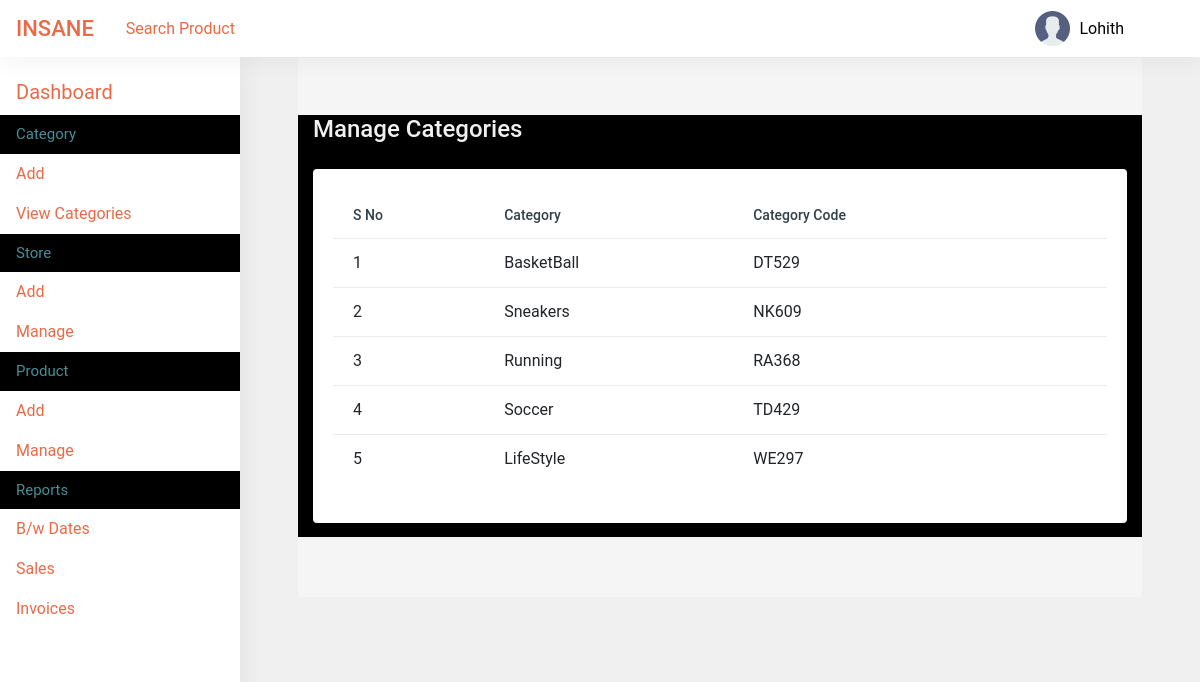
Screenshot of /manage-categories.php (signed in) with the database file from the repository.
### tables this page shows
CREATE TABLE `tblcategory` (
  `CategoryName` varchar(200) NOT NULL,
  `CategoryCode` varchar(15) NOT NULL
);

### manage-categories.php (the view, shortened to what this page needs)
<?php
include('includes/config.php');
if (strlen($_SESSION['username']==0)) {
  header('location:logout.php');
  } else{
?>
<!DOCTYPE html>
<html lang="en">
<head>
    <link href="dist/css/style.css" rel="stylesheet" type="text/css">
</head>
<body style="background-color:#f0f0f0;">
	<div class="hk-wrapper hk-vertical-nav" style="background-color:#f0f0f0; border-width:58px; border-style:solid; border-color:#f0f0f0;">
<?php include_once('includes/navbar.php');
include_once('includes/sidebar.php');
?>
        <div class="hk-pg-wrapper">
            <div class="container" style="background-color:black;">
<div class="hk-pg-header">
 <h4 class="hk-pg-title" style="color:#f0f0f0;">Manage Categories</h4>
                </div>
                <div class="row">
                    <div class="col-xl-12">
                        <section class="hk-sec-wrapper">
                            <div class="row">
                                <div class="col-sm">
                                    <div class="table-wrap">
                                        <table id="datable_1" class="table table-hover w-100 display pb-30">
                                            <thead>
                                                <tr>
                                                    <th>S No</th>
                                                    <th>Category</th>
                                                    <th>Category Code</th>
                                                </tr>
                                            </thead>
                                            <tbody>
<?php
$query=mysqli_query($con,"select * from tblcategory CategoryName");
$cnt=1;
while($row=mysqli_fetch_array($query))
{
?>
<tr>
<td><?php echo $cnt;?></td>
<td><?php echo $row['CategoryName'];?></td>
<td><?php echo $row['CategoryCode'];?></td>
<td>
</td>
</tr>
<?php
$cnt++;
} ?>
                                            </tbody>
                                        </table>
                                    </div>
                                </div>
                            </div>
                        </section>
                    </div>
                </div>
            </div>
        </div>
    </div>
</body>
</html>
<?php } ?>

### includes/navbar.php (shortened to what this page needs)
     <nav class="navbar navbar-expand-xl navbar-light fixed-top hk-navbar">
            <a class="navbar-brand" href="dashboard.php" style="color:#ea6a47;">INSANE</a>
<a class="nav-link" href="search-product.php">
<span style="color:#ea6a47;">Search Product</span>
</a>
            <ul class="navbar-nav hk-navbar-content">
                <li class="nav-item dropdown dropdown-authentication">
                    <a class="nav-link dropdown-toggle no-caret" href="#" role="button" data-toggle="dropdown" aria-haspopup="true" aria-expanded="false">
                        <div class="media"style=" position: relative;right: 30px;">
                            <div class="media-img-wrap" style=" position: relative;right: 30px;">
                                <div class="avatar">
                                    <img src="dist/img/user.png" alt="user">
                                </div>
                            </div>
<?php
$username=$_SESSION['username'];
$query=mysqli_query($con,"select AdminName from tbladmin where UserName='$username'");
$row=mysqli_fetch_array($query);
?>
                            <div>
                                <span style="color:black;  position: relative;right: 30px;"><?php echo $row['AdminName'];?></span>
                            </div>
                        </div>
                    </a>
                </li>
            </ul>
        </nav>

### includes/sidebar.php (shortened to what this page needs)
        <nav class="hk-nav hk-nav-light">
            <div class="nicescroll-bar">
                <div class="navbar-nav-wrap">
                    <ul class="navbar-nav flex-column">
<li class="nav-item">
<a class="nav-link" href="dashboard.php">
<span class="nav-link-text" style = "color:#EA6A47; font-size:20px;">Dashboard</span>
</a>
</li>
<li class="nav-item">
<a class="" href="javascript:void(0);" data-toggle="collapse" data-target="#cats_drp">
<li class="nav-item">
<a class="nav-link" href="#" style = "color:#488e99; background-color:black; font-size:15px ; cursor:context-menu">Category</a>
</li></a>
<ul>
<li class="nav-item">
<ul class="nav flex-column">
<li class="nav-item">
<a class="nav-link" href="add-category.php" style = "color:#EA6A47;">Add</a>
</li>
<li class="nav-item">
<a class="nav-link" href="manage-categories.php" style = "color:#EA6A47;">View Categories</a>
</li>
</ul>
</li>
</ul>
</li>
<li class="nav-item">
<a class="" href="javascript:void(0);" data-toggle="collapse" data-target="#company_drp">
<li class="nav-item">
<a class="nav-link" href="#" style = "color:#488e99; background-color:black; font-size:15px ; cursor:context-menu">Store</a>
</li></a>
<ul>
<li class="nav-item">
<ul class="nav flex-column">
<li class="nav-item">
<a class="nav-link" href="add-company.php" style = "color:#EA6A47;">Add</a>
</li>
<li class="nav-item">
<a class="nav-link" href="manage-companies.php" style = "color:#EA6A47;">Manage</a>
</li>
</ul>
</li>
</ul>
</li>
<li class="nav-item">
<a class="" href="javascript:void(0);" data-toggle="collapse" data-target="#product_drp">
<li class="nav-item">
<a class="nav-link" href="#" style = "color:#488e99; background-color:black; font-size:15px ; cursor:context-menu">Product</a>
</li>
<ul>
<li class="nav-item">
<ul class="nav flex-column">
<li class="nav-item">
<a class="nav-link" href="add-product.php" style = "color:#EA6A47;">Add</a>
</li>
<li class="nav-item">
<a class="nav-link" href="manage-products.php" style = "color:#EA6A47;">Manage</a>
</li>
</ul>
</li>
</ul>
</li>
<li class="nav-item">
<a class="" href="javascript:void(0);" data-toggle="collapse" data-target="#reports_drp">
<li class="nav-item">
<a class="nav-link" href="#" style = "color:#488e99; background-color:black; font-size:15px ; cursor:context-menu">Reports</a>
</li></a>
<ul>
<li class="nav-item">
<ul class="nav flex-column">
<li class="nav-item">
<a class="nav-link" href="bwdate-report-ds.php" style = "color:#EA6A47;">B/w Dates</a>
</li>
<li class="nav-item">
<a class="nav-link" href="sales-report-ds.php" style = "color:#EA6A47;">Sales</a>
</li>
<li class="nav-item">
<a class="nav-link" href="invoices.php"style = "color:#EA6A47;" >Invoices</a>
</li>
</ul>
</li>
</ul>
</li>
</ul>
                </div>
            </div>
        </nav>

### rows the page displays
tblcategory: CategoryName "BasketBall", CategoryCode "DT529"
tblcategory: CategoryName "Sneakers", CategoryCode "NK609"
tblcategory: CategoryName "Running", CategoryCode "RA368"
tblcategory: CategoryName "Soccer", CategoryCode "TD429"
tblcategory: CategoryName "LifeStyle", CategoryCode "WE297"

### other values shown
$row['AdminName'] "Lohith"
